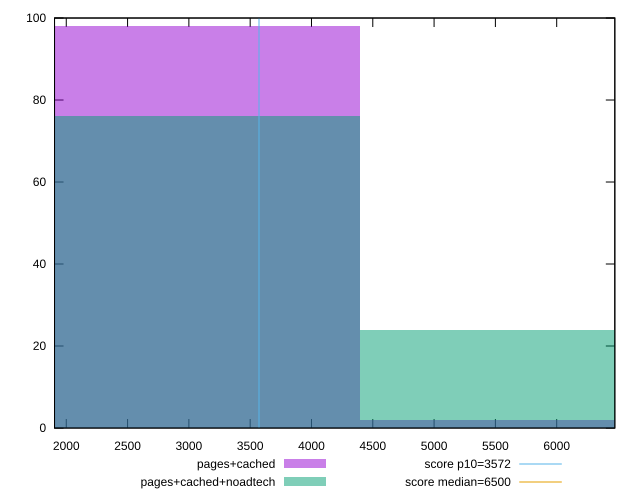

Here is the gnuplot script that generated this plot:
reset

$pagesCached <<EOF
2932.8326536109344 98
5865.665307221869 2
EOF

$pagesCachedNoadtech <<EOF
2932.8326536109344 76
5865.665307221869 24
EOF

set key outside below
set boxwidth 2932.8326536109344
set xrange [1904.3046:6474.110699999999]
set yrange [0:100]
set trange [0:100]
set style fill transparent solid 0.5 noborder

set parametric
set terminal svg size 640, 500 enhanced background rgb 'white'
set output "report_00019_2021-02-10T18-14-37.922Z//first-cpu-idle/comparison/histogram/1_vs_2.svg"

plot $pagesCached title "pages+cached" with boxes, \
     $pagesCachedNoadtech title "pages+cached+noadtech" with boxes, \
     3572,t title "score p10=3572", \
     6500,t title "score median=6500"

reset
